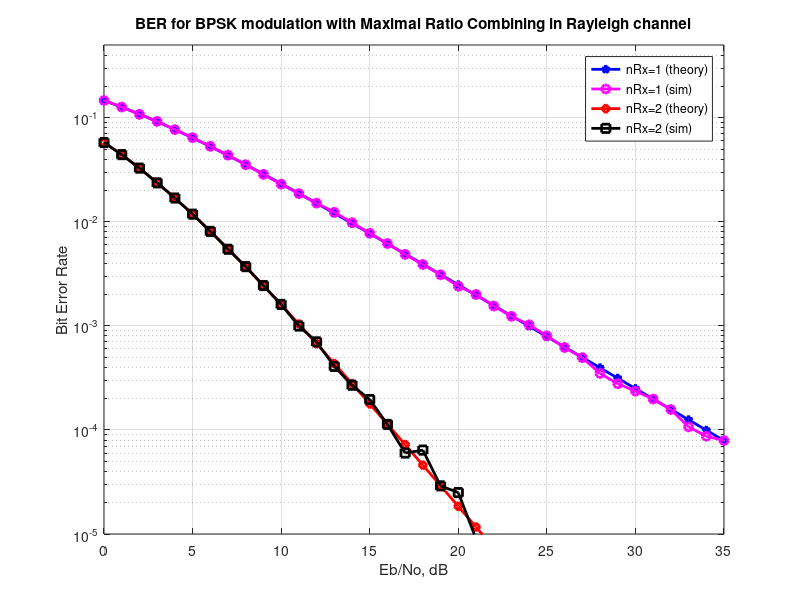

The MATLAB script that drew this image:
%%%%%%%%%%%%%%%%%%%%%%%%%%%%%%%%%%%%%%%%%%%%%%%%%%%%%%%%%%%%
% All rights reserved by Krishna Pillai, http://www.dsplog.com
% The file may not be re-distributed without explicit authorization
% from Krishna Pillai.
% Checked for proper operation with Octave Version 3.0.0
% Author        : Krishna Pillai
% Email         : krishna@dsplog.com
% Version       : 1.0
% Date          : 6th September 2008
% %%%%%%%%%%%%%%%%%%%%%%%%%%%%%%%%%%%%%%%%%%%%%%%%%%%%%%%%%

% Script for computing the BER for BPSK modulation in a
% Rayleigh fading channel with Maximal Ratio Combining

clear
N = 10^6; % number of bits or symbols

% Transmitter
ip = rand(1,N)>0.5; % generating 0,1 with equal probability
s = 2*ip-1; % BPSK modulation 0 -> -1; 1 -> 0

nRx =  [1 2];
Eb_N0_dB = [0:35]; % multiple Eb/N0 values

for jj = 1:length(nRx)

    for ii = 1:length(Eb_N0_dB)

        n = 1/sqrt(2)*[randn(nRx(jj),N) + j*randn(nRx(jj),N)]; % white gaussian noise, 0dB variance
        h = 1/sqrt(2)*[randn(nRx(jj),N) + j*randn(nRx(jj),N)]; % Rayleigh channel

        % Channel and noise Noise addition
        sD = kron(ones(nRx(jj),1),s);
        y = h.*sD + 10^(-Eb_N0_dB(ii)/20)*n;

        % equalization maximal ratio combining 
        yHat =  sum(conj(h).*y,1)./sum(h.*conj(h),1); 

        % receiver - hard decision decoding
        ipHat = real(yHat)>0;

        % counting the errors
        nErr(jj,ii) = size(find([ip- ipHat]),2);

    end

end

simBer = nErr/N; % simulated ber
EbN0Lin = 10.^(Eb_N0_dB/10);
theoryBer_nRx1 = 0.5.*(1-1*(1+1./EbN0Lin).^(-0.5)); 
p = 1/2 - 1/2*(1+1./EbN0Lin).^(-1/2);
theoryBer_nRx2 = p.^2.*(1+2*(1-p)); 

close all
figure
semilogy(Eb_N0_dB,theoryBer_nRx1,'bp-','LineWidth',2);
hold on
semilogy(Eb_N0_dB,simBer(1,:),'mo-','LineWidth',2);
semilogy(Eb_N0_dB,theoryBer_nRx2,'rd-','LineWidth',2);
semilogy(Eb_N0_dB,simBer(2,:),'ks-','LineWidth',2);
axis([0 35 10^-5 0.5])
grid on
legend('nRx=1 (theory)', 'nRx=1 (sim)', 'nRx=2 (theory)', 'nRx=2 (sim)');
xlabel('Eb/No, dB');
ylabel('Bit Error Rate');
title('BER for BPSK modulation with Maximal Ratio Combining in Rayleigh channel');


